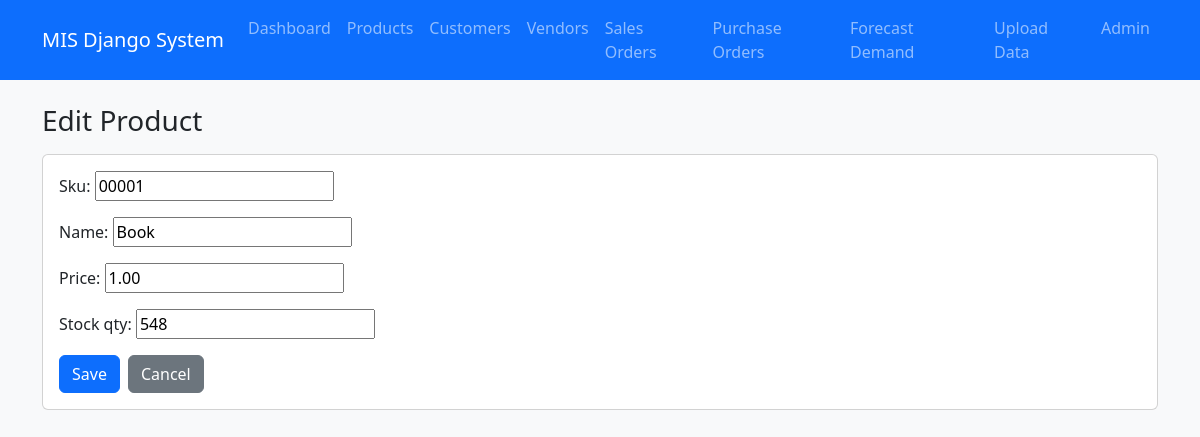
Screenshot of /products/1/edit/ with the database file from the repository.
### core/models.py (models this page shows, shortened)
class Product(models.Model):
    UOM_CHOICES = [
        ('PCS', 'PCS'),
        ('KG', 'KG'),
        ('L', 'L'),
        ('Unit', 'Unit'),
    ]
    name = models.CharField(max_length=150)
    sku = models.CharField(max_length=50, unique=True)
    uom = models.CharField(max_length=10, choices=UOM_CHOICES, default='PCS')
    price = models.DecimalField(max_digits=10, decimal_places=2)
    stock_qty = models.PositiveIntegerField(default=0)

### core/views.py (the view)
# urls.py: path("products/<int:pk>/edit/", views.product_edit, name="product_edit"),
def product_edit(request, pk):
    obj = get_object_or_404(Product, pk=pk)
    form = ProductForm(request.POST or None, instance=obj)
    if request.method == "POST" and form.is_valid():
        form.save()
        messages.success(request, "Product updated.")
        return redirect("product_list")
    return render(request, "core/form.html", {"title": "Edit Product", "form": form})

### core/forms.py
class ProductForm(forms.ModelForm):
    class Meta:
        model = Product
        fields = ["sku", "name", "price", "stock_qty"]

### core/templates/core/form.html (shortened to what this page needs)
{% extends "core/base.html" %}
{% block content %}
<h3 class="mb-3">{{ title }}</h3>
<form method="post" class="card card-body">
  {{ form.as_p }}
  <div class="d-flex gap-2">
    <button class="btn btn-primary" type="submit">Save</button>
    <a class="btn btn-secondary" href="javascript:history.back()">Cancel</a>
  </div>
</form>
{% endblock %}

### rows the page displays
Product: sku "00001", name "Book", price "1.00", stock_qty "548"

### other values shown
{{ title }} "Edit Product"
